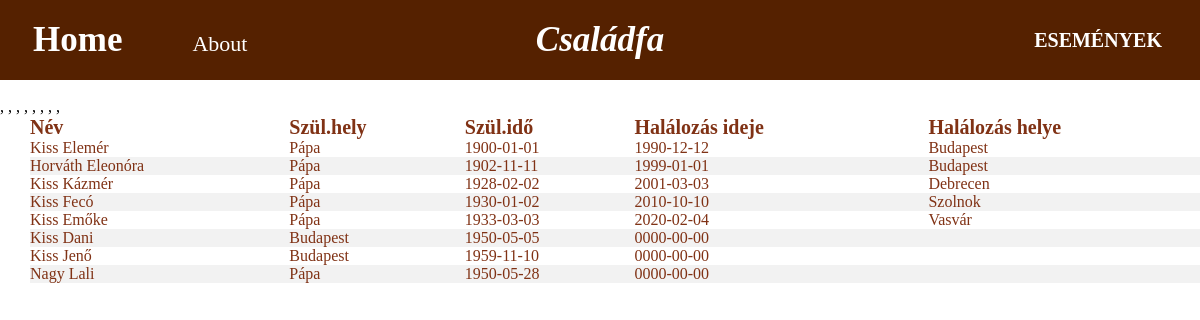
The page /select.php on the database its author committed.
### tables this page shows
CREATE TABLE `persons` (
  `person_id` int(11) NOT NULL,
  `name` varchar(60) DEFAULT NULL,
  `birthdate` date NOT NULL,
  `birthplace` varchar(30) DEFAULT NULL,
  `deathdate` date DEFAULT NULL,
  `deathplace` varchar(30) DEFAULT NULL,
  `mother_id` int(11) DEFAULT NULL,
  `father_id` int(11) DEFAULT NULL,
  `child_id` int(11) DEFAULT NULL
);

### select.php (the view, shortened to what this page needs)
<?php
  include "home.php";
?>
<?php
   $servername = "localhost";
   $username = "root";
   $password = "";
   $dbname = "familytree";
   $conn = new mysqli($servername, $username, $password, $dbname);
   $sql = "SELECT * FROM persons";
   $result = $conn->query($sql);
?>
<div class="container">
  <table class="table table-bordered text-center">
    <tr>
      <td>Név</td>
      <td>Szül.hely</td>
      <td>Szül.idő</td>
      <td>Halálozás ideje</td>
      <td>Halálozás helye</td>
    </tr>
    <tr>
      <?php
        if ($result->num_rows > 0) {
          while($row = $result->fetch_assoc()) {
            echo "<tr>
                  <td>" . $row["name"] . "</td>",
                 "<td>" . $row["birthplace"] . "</td>",
                 "<td>" . $row["birthdate"]. "</td>",
                 "<td>" . $row["deathdate"]. "</td>",
                 "<td>" . $row["deathplace"]. "</td>,
                 </tr>";
          }
        } else {
          echo "0 results";
        }
      ?>
    </tr>
  </table>
</div>

### head.php (shortened to what this page needs)
<head>
	<link rel="stylesheet" href="style.css">
	<link rel="stylesheet" href="select.css">
</head>

### home.php (shortened to what this page needs)
<?php
include "head.php";
?>
<body>
	<nav>
		<label class="logo"><a href="home.php">Home</a></label>
		<label class="about"><a href="#">About</a></label>
		<ul>
			<li><p class="logo" href="#">Családfa</p></li>
			<li><a class="collapsible" type="button" href="events.php">Események</a></li>
		</ul>
	</nav><br>
</body>

### style.css (style rules this page uses)
table { border-collapse: collapse; width: 100%; color: #803215; font-family: Times New Roman; font-size: 25px; text-align: left; }
tr:nth-child(even) { background-color: #f2f2f2; }
* { padding: 0; margin: 0; text-decoration: none; list-style: none; box-sizing: border-box; }
nav { position: relative; background: #552100; height: 80px; width: 100%; color: white; }
p.logo { float: none; position: absolute; top: 50%; left: 50%; transform: translate(-50%, -50%); color: white; font-size: 35px; line-height: 80px; font-weight: bold; font-style: italic; }
label.logo { color: white; font-size: 35px; line-height: 80px; padding: 0 20px; font-weight: bold; }
label.about { color: white; font-size: 22px; line-height: 80px; padding: 0 20px; }
nav ul { float: right; margin-right: 20px; font-weight: bold; }
nav ul li { display: inline-block; line-height: 80px; margin: 0 5px; }
nav ul li a { color: white; font-size: 20px; padding: 7px 13px; border-radius: 3px; text-transform: uppercase; }
nav label a { color: white; padding: 7px 13px; border-radius: 3px; }
a { color: white; }

### select.css (style rules this page uses)
table tr:first-of-type { font-size: 20px; font-weight: 600; }
table { font-size: 16px; margin-left: 30px; }

### rows shown on the page
persons: name "Kiss Elemér", birthplace "Pápa", birthdate "1900-01-01", deathdate "1990-12-12", deathplace "Budapest"
persons: name "Horváth Eleonóra", birthplace "Pápa", birthdate "1902-11-11", deathdate "1999-01-01", deathplace "Budapest"
persons: name "Kiss Kázmér", birthplace "Pápa", birthdate "1928-02-02", deathdate "2001-03-03", deathplace "Debrecen"
persons: name "Kiss Fecó", birthplace "Pápa", birthdate "1930-01-02", deathdate "2010-10-10", deathplace "Szolnok"
persons: name "Kiss Emőke", birthplace "Pápa", birthdate "1933-03-03", deathdate "2020-02-04", deathplace "Vasvár"
persons: name "Kiss Dani", birthplace "Budapest", birthdate "1950-05-05", deathdate "0000-00-00"
persons: name "Kiss Jenő", birthplace "Budapest", birthdate "1959-11-10", deathdate "0000-00-00"
persons: name "Nagy Lali", birthplace "Pápa", birthdate "1950-05-28", deathdate "0000-00-00"
